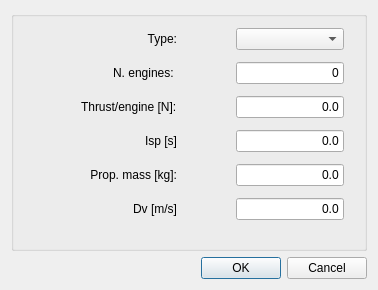
<?xml version="1.0" encoding="UTF-8"?>
<ui version="4.0">
 <class>PropulsionPropertiesDialogClass</class>
 <widget class="QDialog" name="PropulsionPropertiesDialogClass">
  <property name="geometry">
   <rect>
    <x>0</x>
    <y>0</y>
    <width>378</width>
    <height>290</height>
   </rect>
  </property>
  <property name="minimumSize">
   <size>
    <width>378</width>
    <height>290</height>
   </size>
  </property>
  <property name="maximumSize">
   <size>
    <width>378</width>
    <height>290</height>
   </size>
  </property>
  <property name="windowTitle">
   <string>Dialog</string>
  </property>
  <layout class="QGridLayout" name="gridLayout">
   <item row="0" column="0">
    <widget class="QGroupBox" name="GroupBoxPropulsion">
     <property name="title">
      <string/>
     </property>
     <widget class="QWidget" name="">
      <property name="geometry">
       <rect>
        <x>11</x>
        <y>11</y>
        <width>322</width>
        <height>204</height>
       </rect>
      </property>
      <layout class="QGridLayout" name="gridLayout_2">
       <item row="0" column="0">
        <spacer name="horizontalSpacer_6">
         <property name="orientation">
          <enum>Qt::Horizontal</enum>
         </property>
         <property name="sizeHint" stdset="0">
          <size>
           <width>40</width>
           <height>20</height>
          </size>
         </property>
        </spacer>
       </item>
       <item row="0" column="1">
        <widget class="QLabel" name="labelTypePropulsion">
         <property name="text">
          <string>Type:</string>
         </property>
         <property name="alignment">
          <set>Qt::AlignRight|Qt::AlignTrailing|Qt::AlignVCenter</set>
         </property>
        </widget>
       </item>
       <item row="0" column="2">
        <spacer name="horizontalSpacer_5">
         <property name="orientation">
          <enum>Qt::Horizontal</enum>
         </property>
         <property name="sizeHint" stdset="0">
          <size>
           <width>40</width>
           <height>20</height>
          </size>
         </property>
        </spacer>
       </item>
       <item row="0" column="3">
        <widget class="QComboBox" name="comboBoxTypePropulsion">
         <property name="sizeAdjustPolicy">
          <enum>QComboBox::AdjustToContentsOnFirstShow</enum>
         </property>
        </widget>
       </item>
       <item row="1" column="0">
        <widget class="QLabel" name="label_7">
         <property name="text">
          <string/>
         </property>
         <property name="pixmap">
          <pixmap resource="../../iconary/sta-icons.qrc">:/icons/engine.png</pixmap>
         </property>
        </widget>
       </item>
       <item row="1" column="1">
        <widget class="QLabel" name="label_14">
         <property name="text">
          <string>N. engines: </string>
         </property>
         <property name="alignment">
          <set>Qt::AlignRight|Qt::AlignTrailing|Qt::AlignVCenter</set>
         </property>
        </widget>
       </item>
       <item row="1" column="2">
        <spacer name="horizontalSpacer_4">
         <property name="orientation">
          <enum>Qt::Horizontal</enum>
         </property>
         <property name="sizeHint" stdset="0">
          <size>
           <width>40</width>
           <height>20</height>
          </size>
         </property>
        </spacer>
       </item>
       <item row="1" column="3">
        <widget class="QLineEdit" name="lineEditNEngine">
         <property name="text">
          <string>0</string>
         </property>
         <property name="alignment">
          <set>Qt::AlignRight|Qt::AlignTrailing|Qt::AlignVCenter</set>
         </property>
        </widget>
       </item>
       <item row="2" column="0">
        <widget class="QLabel" name="label_8">
         <property name="text">
          <string/>
         </property>
         <property name="pixmap">
          <pixmap resource="../../iconary/sta-icons.qrc">:/icons/ThrustEngine.png</pixmap>
         </property>
        </widget>
       </item>
       <item row="2" column="1">
        <widget class="QLabel" name="label_13">
         <property name="text">
          <string>Thrust/engine [N]:</string>
         </property>
        </widget>
       </item>
       <item row="2" column="2">
        <spacer name="horizontalSpacer_2">
         <property name="orientation">
          <enum>Qt::Horizontal</enum>
         </property>
         <property name="sizeHint" stdset="0">
          <size>
           <width>40</width>
           <height>20</height>
          </size>
         </property>
        </spacer>
       </item>
       <item row="2" column="3">
        <widget class="QLineEdit" name="lineEditThrust">
         <property name="text">
          <string>0.0</string>
         </property>
         <property name="alignment">
          <set>Qt::AlignRight|Qt::AlignTrailing|Qt::AlignVCenter</set>
         </property>
        </widget>
       </item>
       <item row="3" column="0">
        <widget class="QLabel" name="label_9">
         <property name="text">
          <string/>
         </property>
         <property name="pixmap">
          <pixmap resource="../../iconary/sta-icons.qrc">:/icons/SpecificImpulse.png</pixmap>
         </property>
        </widget>
       </item>
       <item row="3" column="1">
        <widget class="QLabel" name="labelIsp">
         <property name="layoutDirection">
          <enum>Qt::LeftToRight</enum>
         </property>
         <property name="text">
          <string>Isp [s]</string>
         </property>
         <property name="alignment">
          <set>Qt::AlignRight|Qt::AlignTrailing|Qt::AlignVCenter</set>
         </property>
        </widget>
       </item>
       <item row="3" column="2">
        <spacer name="horizontalSpacer">
         <property name="orientation">
          <enum>Qt::Horizontal</enum>
         </property>
         <property name="sizeHint" stdset="0">
          <size>
           <width>40</width>
           <height>20</height>
          </size>
         </property>
        </spacer>
       </item>
       <item row="3" column="3">
        <widget class="QLineEdit" name="lineEditIsp">
         <property name="text">
          <string>0.0</string>
         </property>
         <property name="alignment">
          <set>Qt::AlignRight|Qt::AlignTrailing|Qt::AlignVCenter</set>
         </property>
        </widget>
       </item>
       <item row="4" column="0">
        <widget class="QLabel" name="label_10">
         <property name="text">
          <string/>
         </property>
         <property name="pixmap">
          <pixmap resource="../../iconary/sta-icons.qrc">:/icons/Mass.png</pixmap>
         </property>
        </widget>
       </item>
       <item row="4" column="1">
        <widget class="QLabel" name="label_11">
         <property name="text">
          <string>Prop. mass [kg]:</string>
         </property>
         <property name="alignment">
          <set>Qt::AlignRight|Qt::AlignTrailing|Qt::AlignVCenter</set>
         </property>
        </widget>
       </item>
       <item row="4" column="2">
        <spacer name="horizontalSpacer_3">
         <property name="orientation">
          <enum>Qt::Horizontal</enum>
         </property>
         <property name="sizeHint" stdset="0">
          <size>
           <width>40</width>
           <height>20</height>
          </size>
         </property>
        </spacer>
       </item>
       <item row="4" column="3">
        <widget class="QLineEdit" name="lineEditPropellant">
         <property name="text">
          <string>0.0</string>
         </property>
         <property name="alignment">
          <set>Qt::AlignRight|Qt::AlignTrailing|Qt::AlignVCenter</set>
         </property>
        </widget>
       </item>
       <item row="5" column="1">
        <widget class="QLabel" name="label_15">
         <property name="text">
          <string>Dv [m/s]</string>
         </property>
         <property name="alignment">
          <set>Qt::AlignRight|Qt::AlignTrailing|Qt::AlignVCenter</set>
         </property>
        </widget>
       </item>
       <item row="5" column="2">
        <spacer name="horizontalSpacer_7">
         <property name="orientation">
          <enum>Qt::Horizontal</enum>
         </property>
         <property name="sizeHint" stdset="0">
          <size>
           <width>40</width>
           <height>20</height>
          </size>
         </property>
        </spacer>
       </item>
       <item row="5" column="3">
        <widget class="QLineEdit" name="lineEditDV">
         <property name="text">
          <string>0.0</string>
         </property>
         <property name="alignment">
          <set>Qt::AlignRight|Qt::AlignTrailing|Qt::AlignVCenter</set>
         </property>
        </widget>
       </item>
       <item row="5" column="0">
        <spacer name="horizontalSpacer_8">
         <property name="orientation">
          <enum>Qt::Horizontal</enum>
         </property>
         <property name="sizeHint" stdset="0">
          <size>
           <width>40</width>
           <height>20</height>
          </size>
         </property>
        </spacer>
       </item>
      </layout>
     </widget>
    </widget>
   </item>
   <item row="1" column="0">
    <widget class="QDialogButtonBox" name="buttonBox">
     <property name="orientation">
      <enum>Qt::Horizontal</enum>
     </property>
     <property name="standardButtons">
      <set>QDialogButtonBox::Cancel|QDialogButtonBox::Ok</set>
     </property>
    </widget>
   </item>
  </layout>
 </widget>
 <resources>
  <include location="../../iconary/sta-icons.qrc"/>
 </resources>
 <connections>
  <connection>
   <sender>buttonBox</sender>
   <signal>accepted()</signal>
   <receiver>PropulsionPropertiesDialogClass</receiver>
   <slot>accept()</slot>
   <hints>
    <hint type="sourcelabel">
     <x>248</x>
     <y>254</y>
    </hint>
    <hint type="destinationlabel">
     <x>157</x>
     <y>274</y>
    </hint>
   </hints>
  </connection>
  <connection>
   <sender>buttonBox</sender>
   <signal>rejected()</signal>
   <receiver>PropulsionPropertiesDialogClass</receiver>
   <slot>reject()</slot>
   <hints>
    <hint type="sourcelabel">
     <x>316</x>
     <y>260</y>
    </hint>
    <hint type="destinationlabel">
     <x>286</x>
     <y>274</y>
    </hint>
   </hints>
  </connection>
 </connections>
</ui>
